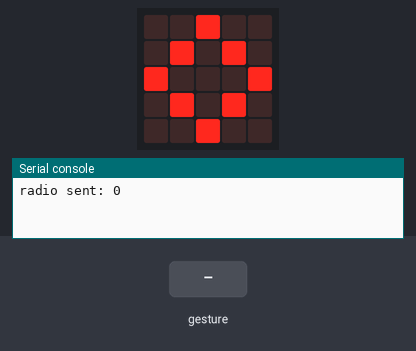
This program was run on a simulated BBC micro:bit (MakeCode). On the bench: the board's 5×5 LED display, the last lines printed to the serial console. The inputs (shaded band) are chosen by the test bench. No radio messages arrive unless stated (any console line starting 'radio sent:' is added by the test bench); a tilt is held for 1.5 s and a shake lasts 1 s, then the board lies face up again.

Above: at 1.2 s.
1.3 s: gesture 'logo up'
At 2.5 s:
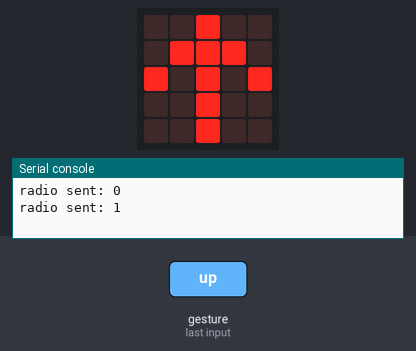
4.3 s: gesture 'logo down'
At 4.8 s:
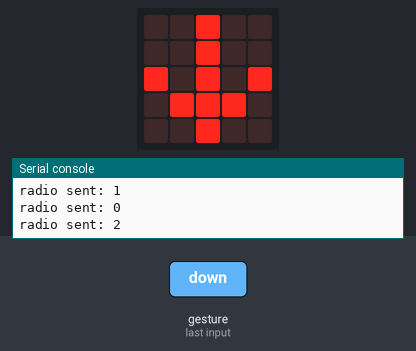
7.3 s: gesture 'tilt left'
At 8.2 s:
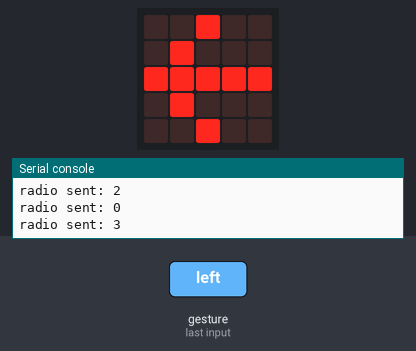
10.3 s: gesture 'tilt right'
At 11.6 s:
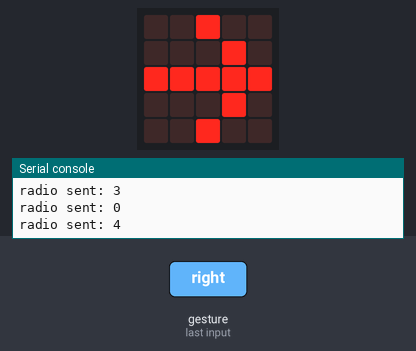
Timing chart, 0 to 13.3 s (numbered marks = the images above; inputs shaded):
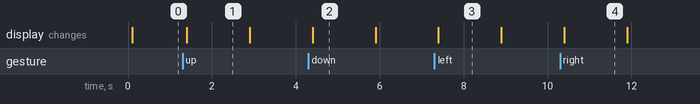

The program:

main.ts
```typescript
input.onGesture(Gesture.LogoUp, function () {
    radio.sendNumber(1)
    basic.showLeds(`
        . . # . .
        . # # # .
        # . # . #
        . . # . .
        . . # . .
        `)
})
input.onGesture(Gesture.LogoDown, function () {
    radio.sendNumber(2)
    basic.showLeds(`
        . . # . .
        . . # . .
        # . # . #
        . # # # .
        . . # . .
        `)
})
input.onGesture(Gesture.TiltLeft, function () {
    radio.sendNumber(3)
    basic.showLeds(`
        . . # . .
        . # . . .
        # # # # #
        . # . . .
        . . # . .
        `)
})
input.onGesture(Gesture.ScreenUp, function () {
    radio.sendNumber(0)
    basic.showLeds(`
        . . # . .
        . # . # .
        # . . . #
        . # . # .
        . . # . .
        `)
})
input.onGesture(Gesture.TiltRight, function () {
    radio.sendNumber(4)
    basic.showLeds(`
        . . # . .
        . . . # .
        # # # # #
        . . . # .
        . . # . .
        `)
})
radio.setGroup(255)
radio.setTransmitPower(7)
```

test.ts
```typescript
// 在這裡測試；當此封包作為擴充功能時，將不會編譯此內容。
```

Measured:
- after the input at 1.3 s, the display: changes after 0.10 s (image 1)
- after the input at 4.3 s, the display: changes after 0.10 s (image 2)
- after the input at 7.3 s, the display: changes after 0.10 s (image 3)
- after the input at 10.3 s, the display: changes after 0.10 s (image 4)
- what the display in image 1 shows lasts 1.5 s, from 1.4 s to 2.9 s
